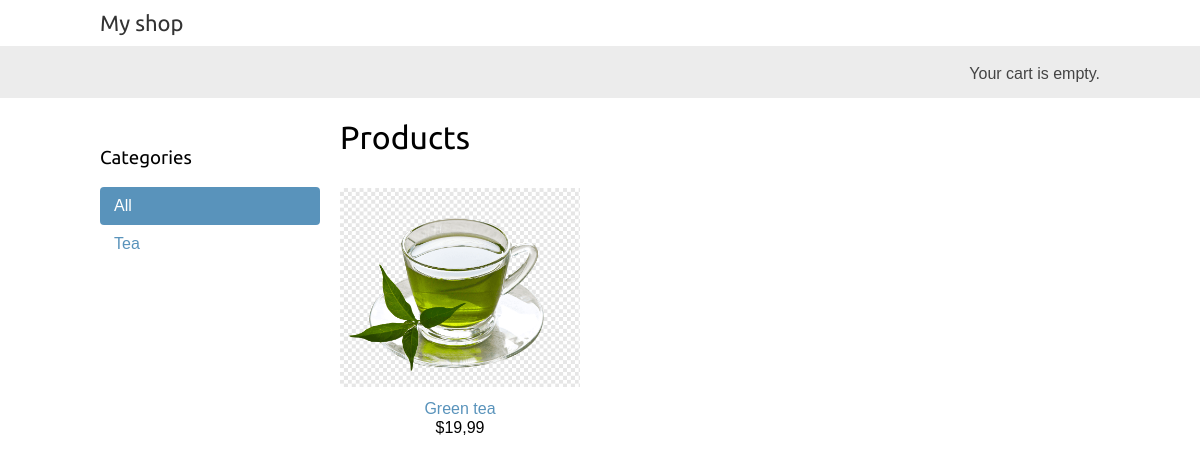
The app's page /, older data.
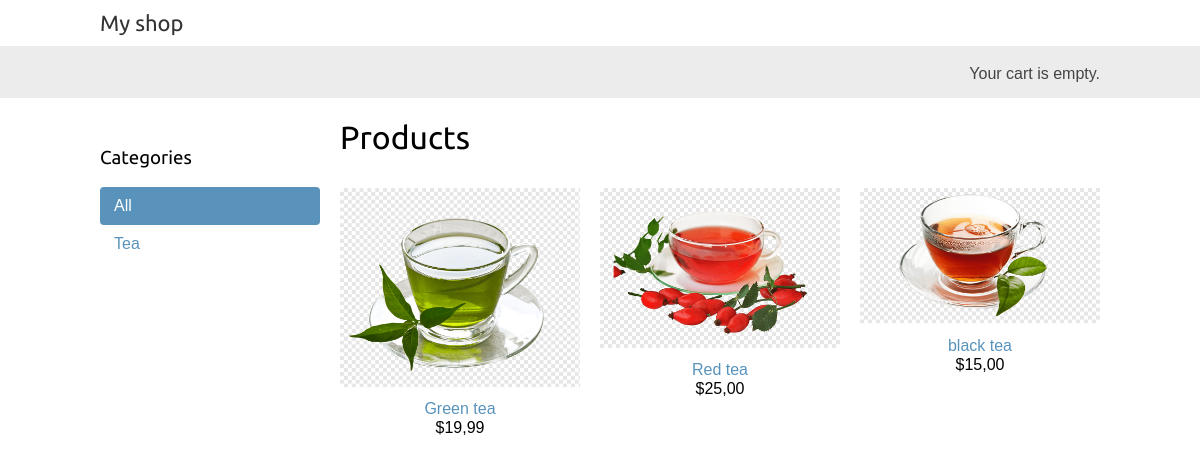
The same page, newer data.
### shop/models.py (models this page shows, shortened)
class Category(models.Model):
    name = models.CharField(max_length=200)
    slug = models.SlugField(max_length=200, unique=True)
    class Meta:
        ordering = ['name']
        indexes = [models.Index(fields=['name']), ]
        verbose_name = 'category'
        verbose_name_plural = 'categories'
    def get_absolute_url(self):
        return reverse('shop:product_list_by_category', args=[self.slug])

class Product(models.Model):
    category = models.ForeignKey(
        Category,
        related_name='products',
        on_delete=models.CASCADE)
    name = models.CharField(max_length=200)
    slug = models.SlugField(max_length=200)
    image = models.ImageField(upload_to='products/%Y/%m/%d',  # Указать адресс папки в которую будем отгружать.
                              blank=True)
    description = models.TextField(blank=True)
    price = models.DecimalField(max_digits=10,
                                decimal_places=2)
    available = models.BooleanField(default=True)
    created = models.DateTimeField(auto_now_add=True)
    updated = models.DateTimeField(auto_now=True)
    class Meta:
        ordering = ['name']
        indexes = [
            models.Index(fields=['id', 'slug']),
            models.Index(fields=['name']),
            models.Index(fields=['-created']),
        ]
    def get_absolute_url(self):
        return reverse('shop:product_detail', kwargs={'id': self.id, 'slug': self.slug})

### shop/views.py (the view)
# urls.py: path('', views.product_list, name='product_list'),
def product_list(request, category_slug=None):
    category = None
    categories = Category.objects.all()
    products = Product.objects.filter(available=True)
    if category_slug:
        category = get_object_or_404(Category,
                                     slug=category_slug)
        products = products.filter(category=category)
    return render(request,
                  'shop/product/list.html',
                  {'category': category,
                   'categories': categories,
                   'products': products})

### shop/templates/shop/product/list.html (shortened to what this page needs)
{% extends "shop/base.html" %}
{% load static %}
{% block content %}
  <div id="sidebar">
    <h3>Categories</h3>
    <ul>
      <li {% if not category %}class="selected"{% endif %}>
        <a href="{% url "shop:product_list" %}">All</a>
      </li>
      {% for c in categories %}
        <li {% if category.slug == c.slug %}class="selected"{% endif %}>
          <a href="{{ c.get_absolute_url }}">{{ c.name }}</a>
        </li>
      {% endfor %}
    </ul>
  </div>
  <div id="main" class="product-list">
    <h1>{% if category %}{{ category.name }}{% else %}Products{% endif %}</h1>
    {% for product in products %}
      <div class="item">
        <a href="{{ product.get_absolute_url }}">
          <img src="{% if product.image %}{{ product.image.url }}{% else %}{% static "img/no_image.png" %}{% endif %}">
        </a>
        <a href="{{ product.get_absolute_url }}">{{ product.name }}</a>
        <br>
        ${{ product.price }}
      </div>
    {% endfor %}
  </div>
{% endblock %}

### shop/templates/shop/base.html (shortened to what this page needs)
{% load static %}
<!DOCTYPE html>
<html>
    <head>
        <link rel="stylesheet" href="{% static 'css/base.css' %}" >
    </head>
    <body>
        <div id="header">
            <a href="/" class="logo">My shop</a>
        </div>
        <div id="subheader">
            <div class="cart">
                Your cart is empty.
            </div>
        </div>
        <div id="content">
            {% block content %}
            {% endblock %}
        </div>
    </body>
</html>

### shop/static/css/base.css (style rules this page uses)
body { margin:0; padding:0; font-family:helvetica, sans-serif; }
h1, h2, h3, h4, h5 , h6 { font-family: 'Ubuntu', sans-serif; font-weight:normal; }
a { text-decoration:none; color:#5993bb; }
#header { padding:10px 100px; font-size:18px; overflow:auto; }
#subheader { background:#ececec; color:#444; padding:15px 100px; overflow:auto; }
#header .logo { font-family: 'Ubuntu', sans-serif; float:left; color:#333; font-size:22px; margin-right:10%; }
#subheader .cart { float:right; padding-top:4px; }
#content { padding:0 100px; overflow:hidden; }
#sidebar { width:220px; padding:30px 20px 0 0; float:left; }
#sidebar ul { margin:0; padding:0; }
#sidebar ul li { margin:0; list-style:none; padding:10px 14px; }
#sidebar ul li a { display:block; }
#sidebar ul li.selected { background:#5993bb; border-radius:4px; }
#sidebar ul li.selected a { color:#fff; }
#main { float:left; width: 96%; margin-right:-220px; overflow:hidden; }
.product-list .item { width:25%; padding:10px 20px 10px 0; float:left; text-align:center; line-height:1.2; }
.product-list .item img { width:100%; margin-bottom:8px; }

Row changes from the older to the newer data that the page shows:
added Product: image (picture), name "Red tea", price "25,00"
added Product: image (picture), name "black tea", price "15,00"
